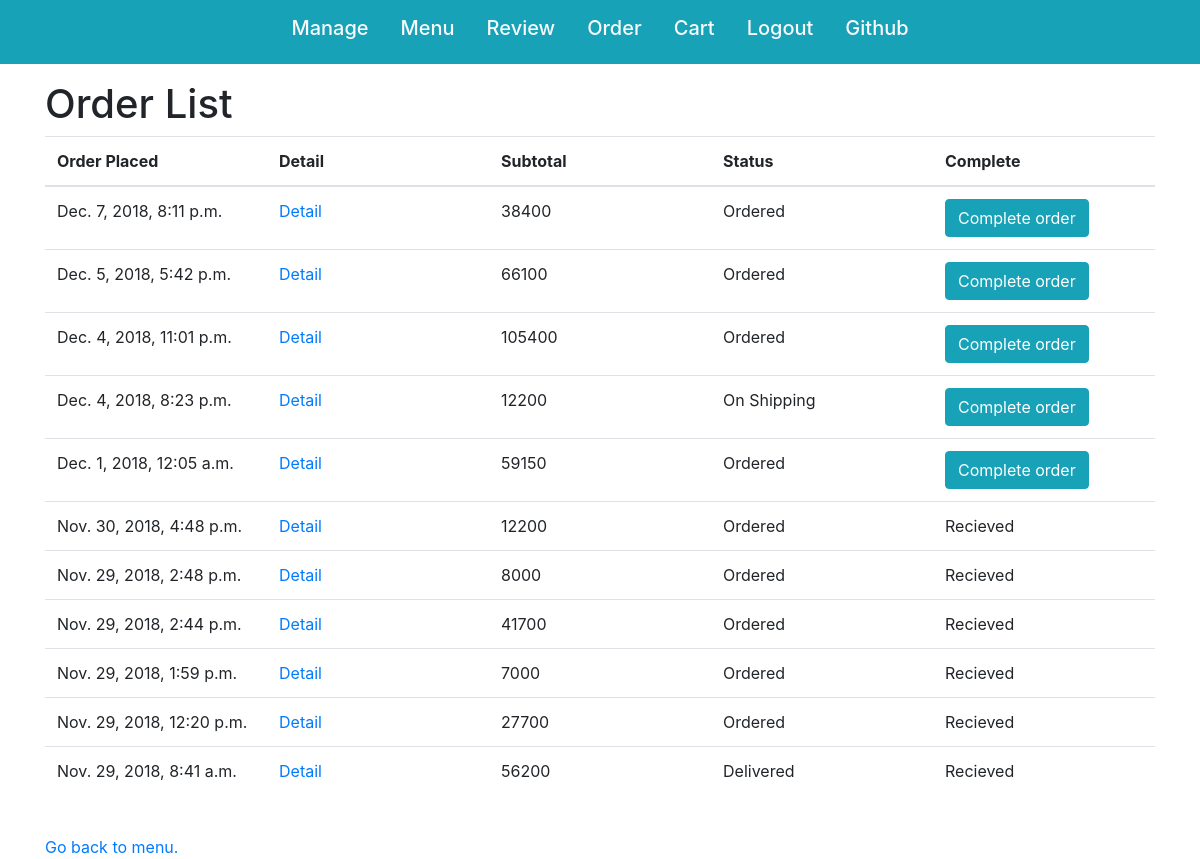
Page /user/order (signed in) on the earlier database version.
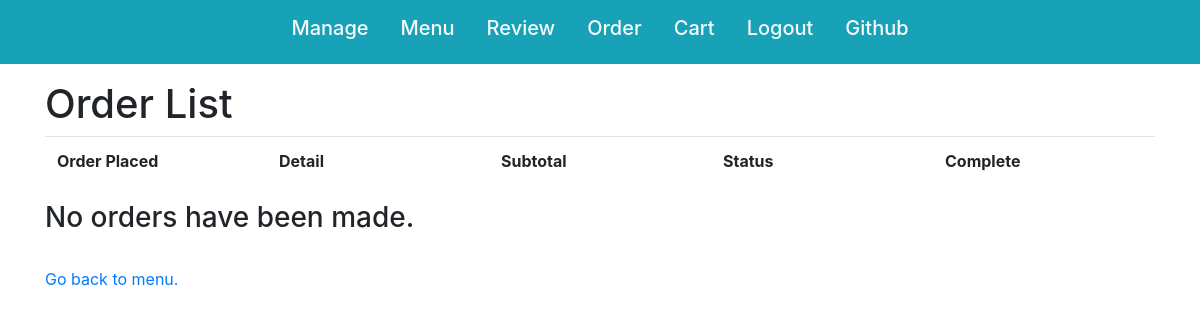
Same page on the later database version.
### orders/models.py (models this page shows, shortened)
class Order(models.Model):
    user = models.ForeignKey(User, on_delete=models.CASCADE, related_name='order')
    items = models.ManyToManyField(OrderItem, related_name='order')
    subtotal = models.IntegerField('Shipment Total', default=0)
    order_time = models.DateTimeField('Order placed', default=timezone.now)
    contact = models.CharField(max_length=100)
    billing_address = models.CharField(max_length=100)
    shipping_address = models.CharField(max_length=100)
    message = models.CharField(max_length=50, blank=True)
    ORDERED = 'Ordered'
    SHIPPING = 'On Shipping'
    DELIVERED = 'Delivered'
    STATUS_CHOCIES = (
        (ORDERED, 'Ordered'),
        (SHIPPING, 'On Shipping'),
        (DELIVERED, 'Delivered')
    )
    status = models.CharField(max_length=16, choices=STATUS_CHOCIES, default=ORDERED)
    recieved = models.BooleanField(default=False)

### orders/views.py (the view, shortened to what this page needs)
# urls.py: path('user/order', login_required(views.OrderList.as_view(), login_url='/login'), name='order_list'),
class OrderList(ListView):
    def get_queryset(self):
        orders = Order.objects.filter(user=self.request.user).order_by('-order_time')
        return orders

### orders/templates/orders/order_list.html (shortened to what this page needs)
{% extends "base_orders.html" %}
{% block head %}
{% load static %}
{% endblock %}
{% block content %}
<h1>Order List</h1>
<table class="table">
    <colgroup>
        <col width="20%">
        <col width="20%">
        <col width="20%">
        <col width="20%">
        <col width="20%">
    </colgroup>
    <thread>
        <tr>
            <th>Order Placed</th>
            <th>Detail</th>
            <th>Subtotal</th>
            <th>Status</th>
            <th>Complete</th>
        </tr>
    </thread>
    <tbody>
        {% for order in order_list %}
        <tr>
            <td>{{ order.order_time }}</td>
            <td><a href="{% url 'order_detail' order.id %}">Detail</a></td>
            <td>{{ order.subtotal }}</td>
            <td>{{ order.status }}</td>
            <td>
            {% if not order.recieved %}
                <form class="recieved" action="{% url 'order_list' %}", method="POST">
                    <button name="recieved" class="btn btn-info" value="{{ order.id }}">Complete order</button>
                </form>
            {% else %}Recieved{% endif %}</td>
            </tr>
        {% endfor %}
    </tbody>
</table>
{% if not order_list %}
<h3>No orders have been made.</h3>
{% endif %}
<br>
<a href="{% url 'index' %}">Go back to menu.</a>
{% endblock %}

Differences in the rows shown:
removed Order: order_time "Dec. 7, 2018, 8:11 p.m.", subtotal "38400", status "Ordered", {{ order.id }} 26 (drawn)
removed Order: order_time "Dec. 5, 2018, 5:42 p.m.", subtotal "66100", status "Ordered", {{ order.id }} 25 (drawn)
removed Order: order_time "Dec. 4, 2018, 11:01 p.m.", subtotal "105400", status "Ordered", {{ order.id }} 24 (drawn)
removed Order: order_time "Dec. 4, 2018, 8:23 p.m.", subtotal "12200", status "On Shipping", {{ order.id }} 23 (drawn)
removed Order: order_time "Dec. 1, 2018, 12:05 a.m.", subtotal "59150", status "Ordered", {{ order.id }} 21 (drawn)
removed Order: order_time "Nov. 30, 2018, 4:48 p.m.", subtotal "12200", status "Ordered", recieved "Recieved"
removed Order: order_time "Nov. 29, 2018, 2:48 p.m.", subtotal "8000", status "Ordered", recieved "Recieved"
removed Order: order_time "Nov. 29, 2018, 2:44 p.m.", subtotal "41700", status "Ordered", recieved "Recieved"
removed Order: order_time "Nov. 29, 2018, 1:59 p.m.", subtotal "7000", status "Ordered", recieved "Recieved"
removed Order: order_time "Nov. 29, 2018, 12:20 p.m.", subtotal "27700", status "Ordered", recieved "Recieved"
removed Order: order_time "Nov. 29, 2018, 8:41 a.m.", subtotal "56200", status "Delivered", recieved "Recieved"
Other differences:
text now shown: "No orders have been made."
